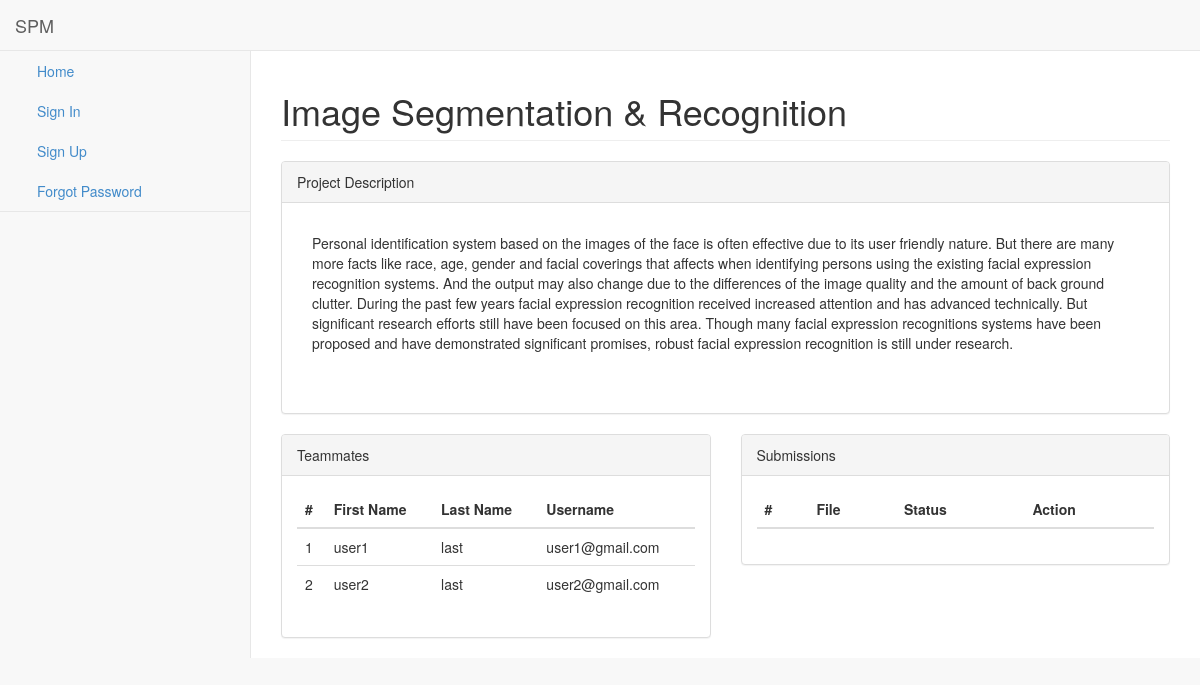
Before: /project/image-segmentation-recognition with the older database file.
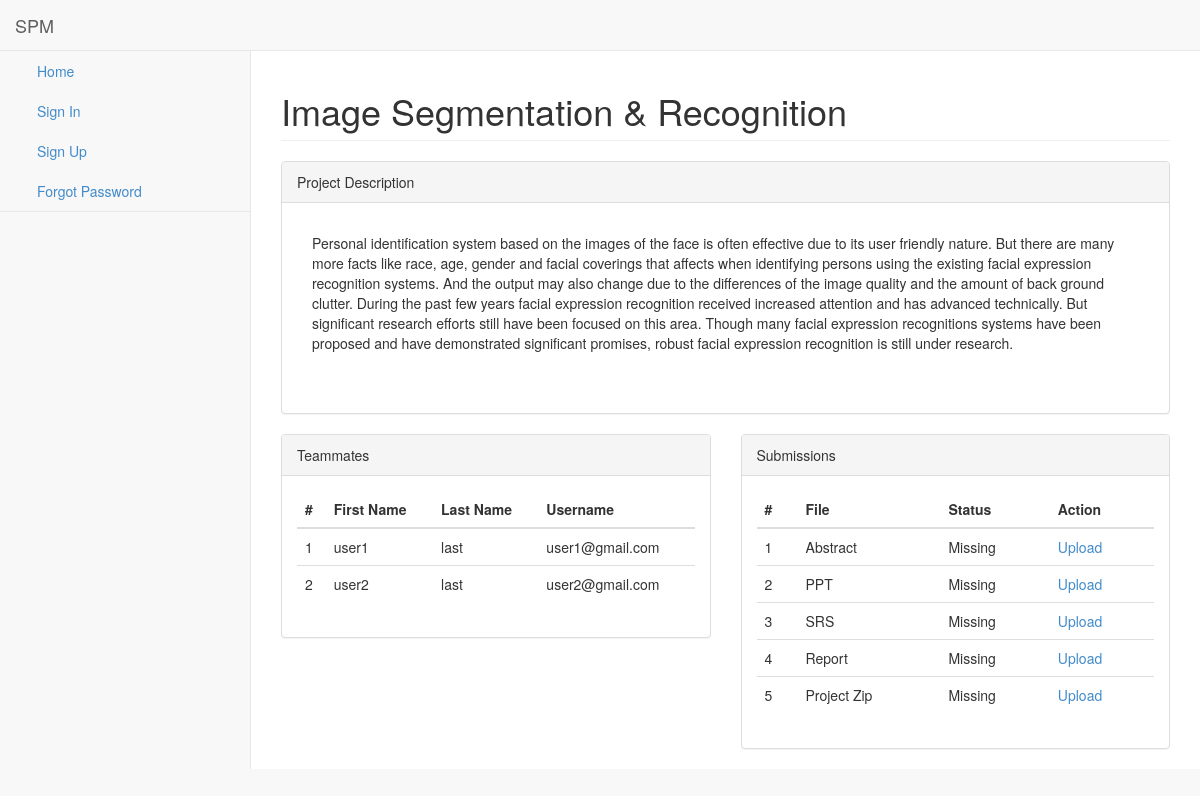
After: the same page with the newer database file.
### projects/models.py (models this page shows, shortened)
class RequiredProjectFile(models.Model):
    file_name = models.CharField(max_length=100, unique=True)

### projects/views.py (the view)
# urls.py: path('<str:url>', views.view, name="view_project"),
def view(request, url):
    project = Project.objects.get(user_friendly_url = url)
    users = project.allocated_to.all()
    requiredProjectFiles = RequiredProjectFile.objects.all()
    uploaded_file = dict()
    for requiredProjectFile in requiredProjectFiles:
        try:
            uploadedProjectFile = UploadedProjectFile.objects.get(file_name = requiredProjectFile, project = project)
            uploaded_file[requiredProjectFile.file_name] = uploadedProjectFile.file_name
        except:
            uploaded_file[requiredProjectFile.file_name] = None
    context = {
        'project' : project,
        'users' : users,
        'uploaded_file' : uploaded_file
    }
    return render(request, "projects/view.html", context)

### projects/templates/projects/view.html
{% extends 'base.html' %}
{% block extra %} {% include 'extra.html' %} {% endblock %}
{% block main_content %}
<div id="page-wrapper">
    <div class="row">
        <div class="col-lg-12">
            <h1 class="page-header">{{ project.title }}</h1>
        </div>
    </div>
    <div class="row">
        <div class="col-lg-12">
            <div class="panel panel-default">
                <div class="panel-heading">
                    Project Description
                </div>
                <div class="panel-body">
                    <div class="panel-group" id="accordion">
                        <div id="collapseOne" class="panel-collapse collapse in">
                            <div class="panel-body">
                                {{ project.description|safe }}
                            </div>
                        </div>
                    </div>
                </div>
            </div>
        </div>
    </div>
    <div class="row">
        <div class="col-lg-6">
            <div class="panel panel-default">
                <div class="panel-heading">
                    Teammates
                </div>
                <div class="panel-body">
                    <div class="table-responsive">
                        <table class="table">
                            <thead>
                                <tr>
                                    <th>#</th>
                                    <th>First Name</th>
                                    <th>Last Name</th>
                                    <th>Username</th>
                                </tr>
                            </thead>
                            <tbody>
                                {% for user in users %}
                                <tr>
                                    <td>{{ forloop.counter }}</td>
                                    <td>{{ user.first_name }}</td>
                                    <td>{{ user.last_name }}</td>
                                    <td>{{ user.email }}</td>
                                </tr>
                                {% endfor %}
                            </tbody>
                        </table>
                    </div>
                </div>
            </div>
        </div>
        <div class="col-lg-6">
            <div class="panel panel-default">
                <div class="panel-heading">
                    Submissions
                </div>
                <div class="panel-body">
                    <div class="table-responsive">
                        <table class="table">
                            <thead>
                                <tr>
                                    <th>#</th>
                                    <th>File</th>
                                    <th>Status</th>
                                    <th>Action</th>
                                </tr>
                            </thead>
                            <tbody>
                                {% for key, value in uploaded_file.items %}
                                <tr>
                                    <td>{{ forloop.counter }}</td>
                                    <td>{{key}}</td>
                                    {% if value %}
                                        <td>Uploaded</td>
                                        <td><a class="btn-link" href="{% url 'upload_project_files' project.user_friendly_url key %}">Update</a></td>
                                    {% else %}
                                        <td>Missing</td>
                                        <td><a class="btn-link" href="{% url 'upload_project_files' project.user_friendly_url key %}">Upload</a></td>
                                    {% endif %}
                                </tr>
                                {% endfor %}
                            </tbody>
                        </table>
                    </div>
                </div>
            </div>
        </div>
    </div>
</div>
{% endblock %}

Changed rows visible on the page:
added RequiredProjectFile: uploaded_file "Abstract"
added RequiredProjectFile: uploaded_file "PPT"
added RequiredProjectFile: uploaded_file "SRS"
added RequiredProjectFile: uploaded_file "Report"
added RequiredProjectFile: uploaded_file "Project Zip"
Other visible differences:
new list line: "1 Missing Upload"
new list line: "2 Missing Upload"
new list line: "3 Missing Upload"
new list line: "4 Missing Upload"
new list line: "5 Missing Upload"
